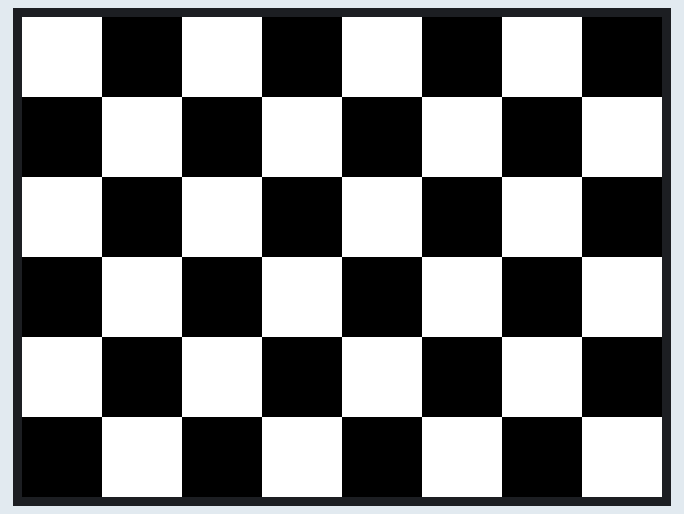
The sketch below on a simulated Arduino Uno, built with avr-gcc and run on an emulated ATmega328P. On the bench: 320×240 colour display. Random numbers use the default seed unless the sketch sets one; what the sketch prints to the serial monitor is not drawn.

Above: at 0.9 s.
At 6.6 s:
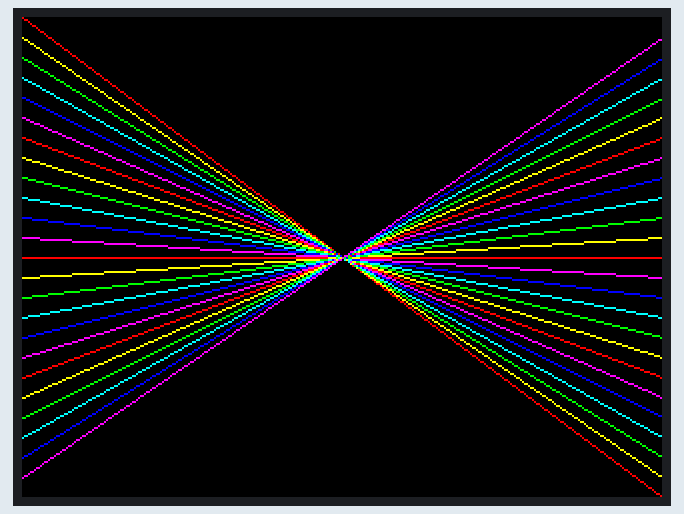
At 13.1 s:
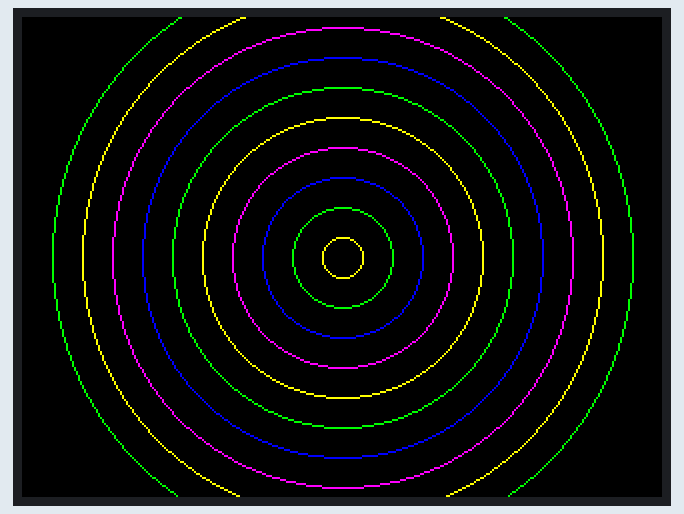
At 21.8 s:
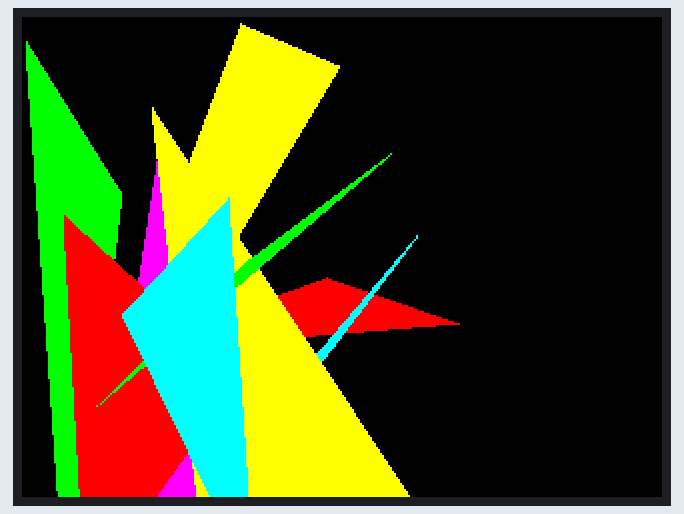
At 29.8 s:
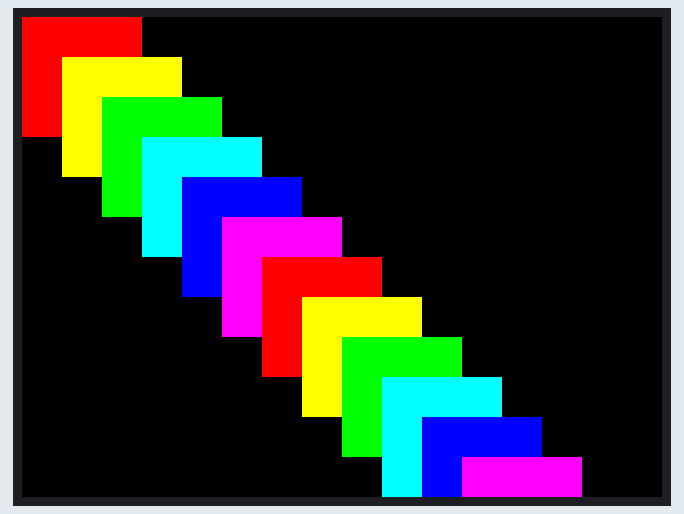
At 36.9 s:
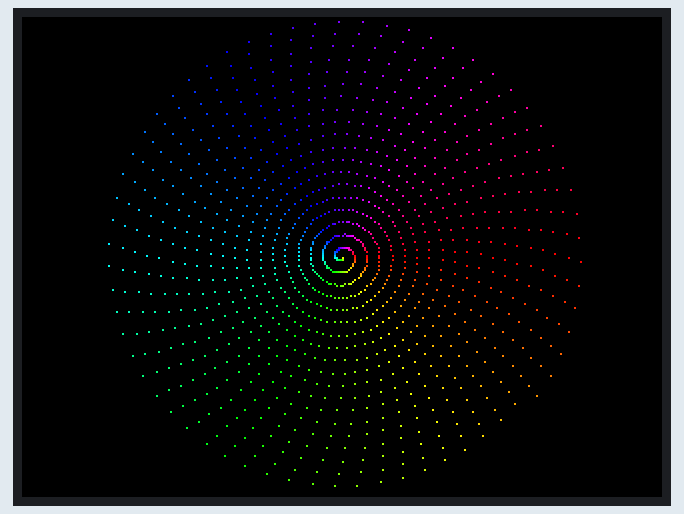

Measured:
- what the display in image 0 shows lasts 5.0 s, from 0.8 s to 5.8 s
- what the display in image 2 shows lasts 5.1 s, from 13.0 s to 18.1 s
- what the display in image 3 shows lasts 5.3 s, from 21.7 s to 27.0 s
- what the display in image 4 shows lasts 6.0 s, from 29.8 s to 35.8 s

The sketch:

art_show.ino
```cpp
#include <Adafruit_GFX.h>    // Core graphics library
#include <MCUFRIEND_kbv.h>   // Hardware-specific library

MCUFRIEND_kbv tft;           // Instantiate the display object

// Define commonly used colors
#define BLACK   0x0000
#define BLUE    0x001F
#define RED     0xF800
#define GREEN   0x07E0
#define CYAN    0x07FF
#define MAGENTA 0xF81F
#define YELLOW  0xFFE0
#define WHITE   0xFFFF

// Increase show duration to 5 minutes and number of effects
const unsigned long showDuration = 300000; // 5 minutes in milliseconds
const int numEffects = 15;  // Increased from 5 to 15 effects

unsigned long startTime; // Start time of the art show

void setup() {
    Serial.begin(9600);

    uint16_t ID = tft.readID();
    if (ID == 0xD3D3) ID = 0x9486; // Fix for some screens
    tft.begin(ID);
    tft.setRotation(1);            // Screen rotation (0-3)
    tft.fillScreen(BLACK);         // Clear screen

    Serial.println("5-Minute Art Show Starting");
    Serial.print("Detected ID: 0x");
    Serial.println(ID, HEX);

    // Start the timer
    startTime = millis();
}

void loop() {
    // Check if 5 minutes have passed
    if (millis() - startTime >= showDuration) {
        tft.fillScreen(BLACK);
        tft.setTextColor(WHITE);
        tft.setTextSize(2);
        tft.setCursor(30, 150);
        tft.print("Art Show Finished!");
        while (1); // Stop execution
    }

    // Art show sequence
    artShow();
}

void artShow() {
    static int stage = 0; // Track the current stage of the art show

    // Clear screen with fade effect
    for (int i = 255; i > 0; i -= 51) {
        tft.fillScreen(interpolateColor(BLACK, WHITE, i/255.0));
        delay(10);
    }

    switch (stage) {
        case 0: drawCheckerboard(); break;
        case 1: drawRainbowLines(); break;
        case 2: drawExpandingCircles(); break;
        case 3: drawColorfulTriangles(); break;
        case 4: drawMovingRectangles(); break;
        case 5: drawSpiral(); break;
        case 6: drawFireworks(); break;
        case 7: drawKaleidoscope(); break;
        case 8: drawWaves(); break;
        case 9: drawMaze(); break;
        // Enhanced versions of original effects
        case 10: drawCheckerboard(); drawSpiral(); break;
        case 11: drawRainbowLines(); drawWaves(); break;
        case 12: drawExpandingCircles(); drawFireworks(); break;
        case 13: drawColorfulTriangles(); drawKaleidoscope(); break;
        case 14: drawMovingRectangles(); drawMaze(); break;
    }

    stage = (stage + 1) % numEffects;
    delay(5000);
}

void drawCheckerboard() {
    tft.fillScreen(BLACK);
    int size = 40;
    for (int x = 0; x < tft.width(); x += size) {
        for (int y = 0; y < tft.height(); y += size) {
            if ((x / size + y / size) % 2 == 0) {
                tft.fillRect(x, y, size, size, WHITE);
            } else {
                tft.fillRect(x, y, size, size, BLACK);
            }
        }
    }
}

void drawRainbowLines() {
    tft.fillScreen(BLACK);
    for (int i = 0; i < tft.height(); i += 10) {
        tft.drawLine(0, i, tft.width(), tft.height() - i, rainbowColor(i / 10));
    }
}

void drawExpandingCircles() {
    tft.fillScreen(BLACK);
    for (int r = 10; r < 150; r += 15) {
        tft.drawCircle(tft.width() / 2, tft.height() / 2, r, rainbowColor(r / 10));
        delay(100);
    }
}

void drawColorfulTriangles() {
    tft.fillScreen(BLACK);
    for (int i = 0; i < 10; i++) {
        tft.fillTriangle(random(0, 240), random(0, 320), random(0, 240), random(0, 320), random(0, 240), random(0, 320), rainbowColor(i));
        delay(300);
    }
}

void drawMovingRectangles() {
    tft.fillScreen(BLACK);
    for (int i = 0; i < tft.width(); i += 20) {
        tft.fillRect(i, i, 60, 60, rainbowColor(i / 20));
        delay(200);
    }
}

uint16_t rainbowColor(int index) {
    switch (index % 6) {
        case 0: return RED;
        case 1: return YELLOW;
        case 2: return GREEN;
        case 3: return CYAN;
        case 4: return BLUE;
        case 5: return MAGENTA;
    }
    return WHITE;
}

uint16_t interpolateColor(uint16_t color1, uint16_t color2, float ratio) {
    int r1 = (color1 & 0xF800) >> 11;
    int g1 = (color1 & 0x07E0) >> 5;
    int b1 = color1 & 0x001F;

    int r2 = (color2 & 0xF800) >> 11;
    int g2 = (color2 & 0x07E0) >> 5;
    int b2 = color2 & 0x001F;

    int r = r1 + (r2 - r1) * ratio;
    int g = g1 + (g2 - g1) * ratio;
    int b = b1 + (b2 - b1) * ratio;

    return ((r << 11) | (g << 5) | b);
}

uint16_t hsvToRgb565(float h, float s, float v) {
    float r, g, b;
    int i = floor(h * 6);
    float f = h * 6 - i;
    float p = v * (1 - s);
    float q = v * (1 - f * s);
    float t = v * (1 - (1 - f) * s);

    switch(i % 6) {
        case 0: r = v; g = t; b = p; break;
        case 1: r = q; g = v; b = p; break;
        case 2: r = p; g = v; b = t; break;
        case 3: r = p; g = q; b = v; break;
        case 4: r = t; g = p; b = v; break;
        case 5: r = v; g = p; b = q; break;
    }

    return ((int(r * 31) << 11) | (int(g * 63) << 5) | int(b * 31));
}

void drawSpiral() {
    tft.fillScreen(BLACK);
    int centerX = tft.width() / 2;
    int centerY = tft.height() / 2;
    float angle = 0;
    float r = 0;
    while (r < min(tft.width(), tft.height()) / 2) {
        int x = centerX + r * cos(angle);
        int y = centerY + r * sin(angle);
        tft.drawPixel(x, y, hsvToRgb565(angle / (2 * PI), 1.0, 1.0));
        angle += 0.1;
        r += 0.1;
    }
}

void drawFireworks() {
    tft.fillScreen(BLACK);
    for (int i = 0; i < 5; i++) {
        int centerX = random(50, tft.width() - 50);
        int centerY = random(50, tft.height() - 50);
        int particles = 50;

        for (int j = 0; j < particles; j++) {
            float angle = 2 * PI * j / particles;
            for (int r = 0; r < 40; r++) {
                int x = centerX + r * cos(angle);
                int y = centerY + r * sin(angle);
                if (x >= 0 && x < tft.width() && y >= 0 && y < tft.height()) {
                    tft.drawPixel(x, y, rainbowColor(i));
                }
            }
        }
        delay(200);
    }
}

void drawKaleidoscope() {
    tft.fillScreen(BLACK);
    int centerX = tft.width() / 2;
    int centerY = tft.height() / 2;
    int segments = 8;

    for (int r = 0; r < min(tft.width(), tft.height()) / 2; r += 2) {
        for (int i = 0; i < segments; i++) {
            float angle = 2 * PI * i / segments;
            int x = centerX + r * cos(angle);
            int y = centerY + r * sin(angle);
            uint16_t color = hsvToRgb565(float(r) / min(tft.width(), tft.height()), 1.0, 1.0);
            tft.drawLine(centerX, centerY, x, y, color);
        }
        delay(50);
    }
}

void drawWaves() {
    tft.fillScreen(BLACK);
    for (int y = 0; y < tft.height(); y++) {
        for (int x = 0; x < tft.width(); x++) {
            float val = sin(x * 0.1) + sin(y * 0.1);
            float hue = (val + 2) / 4.0;
            tft.drawPixel(x, y, hsvToRgb565(hue, 1.0, 1.0));
        }
    }
}

void drawMaze() {
    tft.fillScreen(BLACK);
    int cellSize = 20;
    for (int x = 0; x < tft.width(); x += cellSize) {
        for (int y = 0; y < tft.height(); y += cellSize) {
            if (random(2) == 0) {
                tft.drawLine(x, y, x + cellSize, y + cellSize, WHITE);
            } else {
                tft.drawLine(x + cellSize, y, x, y + cellSize, WHITE);
            }
        }
    }
}
```
